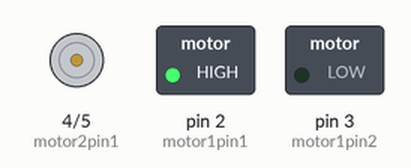
This sketch was run on a simulated Arduino Uno, built with avr-gcc and run on an emulated ATmega328P. Parts: motor-driver pin pairs drawn as motors (green arrow = first pin HIGH = forward, orange = second pin HIGH = backward, longer = more drive), switched loads named in the sketch (green lamp = pin HIGH).

Above: at 0.1 s.
At 1.1 s:
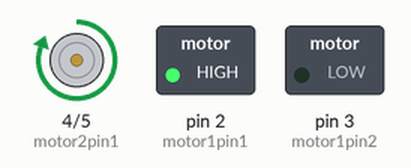
Timing chart, 0 to 2.6 s (numbered marks = the images above):
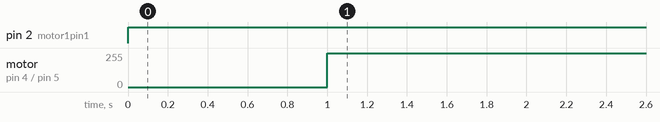

The sketch:

motor_driver_demo.ino
```cpp
int motor1pin1=2;
int motor1pin2=3;

int motor2pin1=4;
int motor2pin2=5;


void setup() {
  // put your setup code here, to run once:
  pinMode(motor1pin1,OUTPUT);
  pinMode(motor1pin2,OUTPUT);
  pinMode(motor2pin1,OUTPUT);
  pinMode(motor2pin2,OUTPUT);
}

void loop() {
  // put your main code here, to run repeatedly:
    digitalWrite(motor1pin1, HIGH);

    delay(1000);
    digitalWrite(motor1pin2, LOW);
    digitalWrite(motor2pin1, HIGH);

    delay(1000);
    digitalWrite(motor2pin2, LOW);
}
```

Measured:
- by itself, pin 2 (motor1pin1): LOW → HIGH at 0.00 s
- by itself, motor on pin 4 (motor2pin1) / pin 5 (motor2pin2): stopped → forward 255/255 at 1.0 s
